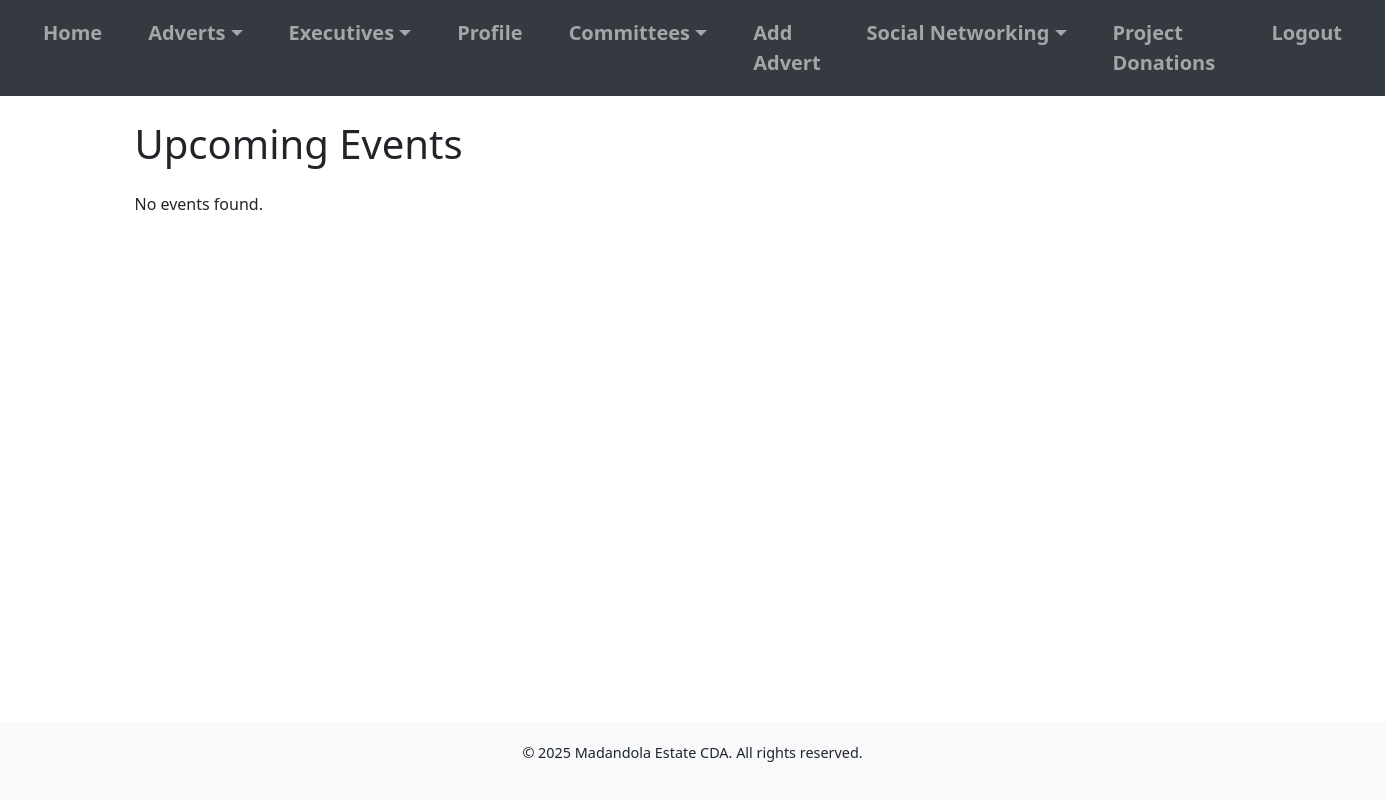
Page /events/ (signed in) on the earlier database version.
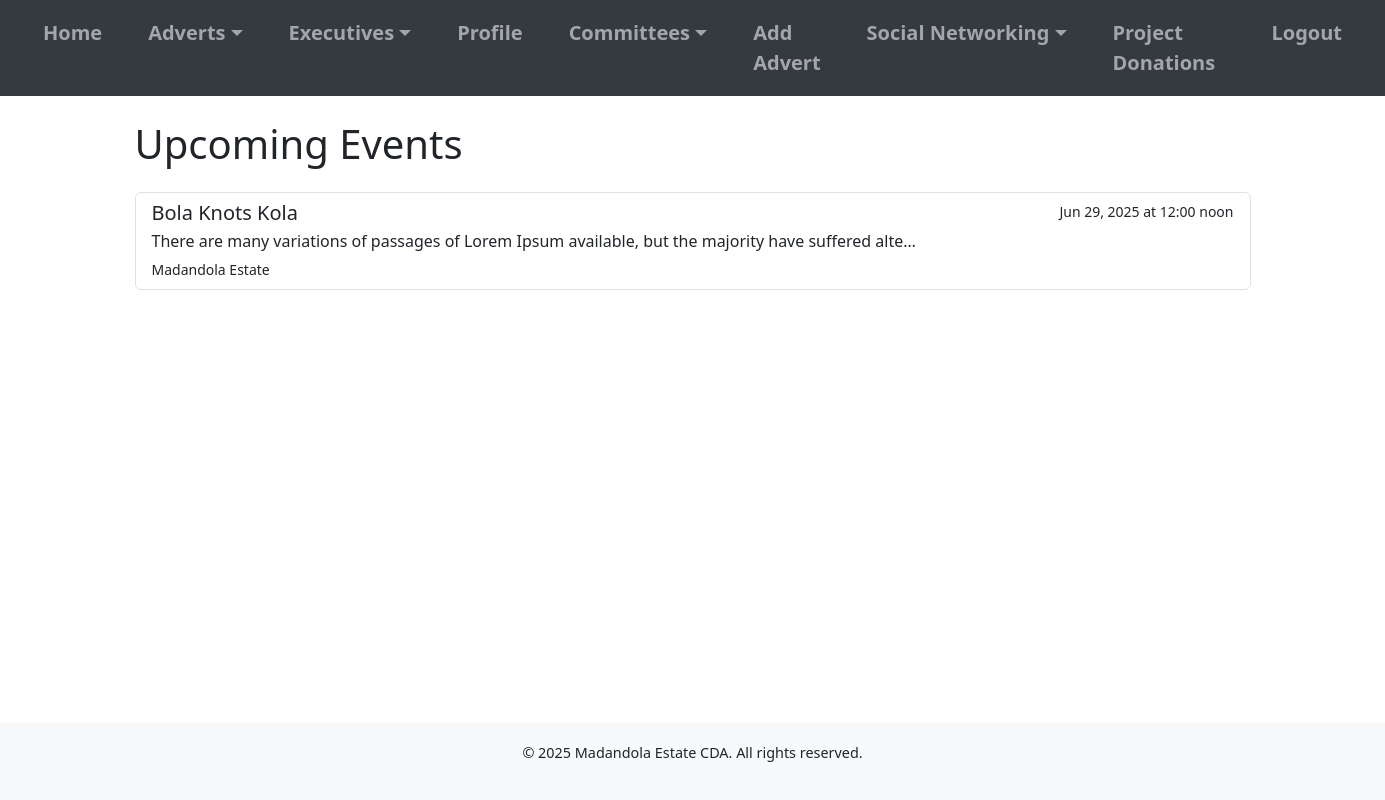
Same page on the later database version.
### cda_app/models.py (models this page shows, shortened)
class Event(models.Model):
    title = models.CharField(max_length=200)
    date = models.DateField()
    time = models.CharField(max_length=50, blank=True, null=True)
    location = models.CharField(max_length=200)
    description = models.TextField()
    image = models.ImageField(upload_to='event_images/', blank=True, null=True)

### cda_app/views.py (the view)
# urls.py: path('events/', views.events, name='events'),
def events(request):
    all_events = Event.objects.all().order_by('date')
    return render(request, 'events.html', {'all_events': all_events})

### cda_app/context_processors.py (called while the page is built)
def committees(request):
    return {'committees': Committee.objects.all()}

### templates/events.html
{% extends 'base.html' %} {% block title %}Events - Madandola Estate CDA{% endblock %} {% block content %}
<h1 class="mb-4">Upcoming Events</h1>
<div class="list-group">
    {% for event in all_events %}
    <a href="{% url 'event_detail' event.id %}" class="list-group-item list-group-item-action flex-column align-items-start">
        <div class="d-flex w-100 justify-content-between">
            <h5 class="mb-1">{{ event.title }}</h5>
            <small>{{ event.date|date:"M d, Y" }}{% if event.time %} at {{ event.time }}{% endif %}</small>
        </div>
        <p class="mb-1">{{ event.description|truncatechars:100 }}</p>
        <small>{{ event.location }}</small>
    </a>
    {% empty %}
    <p>No events found.</p>
    {% endfor %}
</div>
{% endblock %}

Differences in the rows shown:
added Event: title "Bola Knots Kola", date "Jun 29, 2025", time "12:00 noon", description "There are many variations of passages of Lorem Ipsum available, but the majority have suffered alte…", location "Madandola Estate"
Other differences:
text no longer shown: "No events found."
